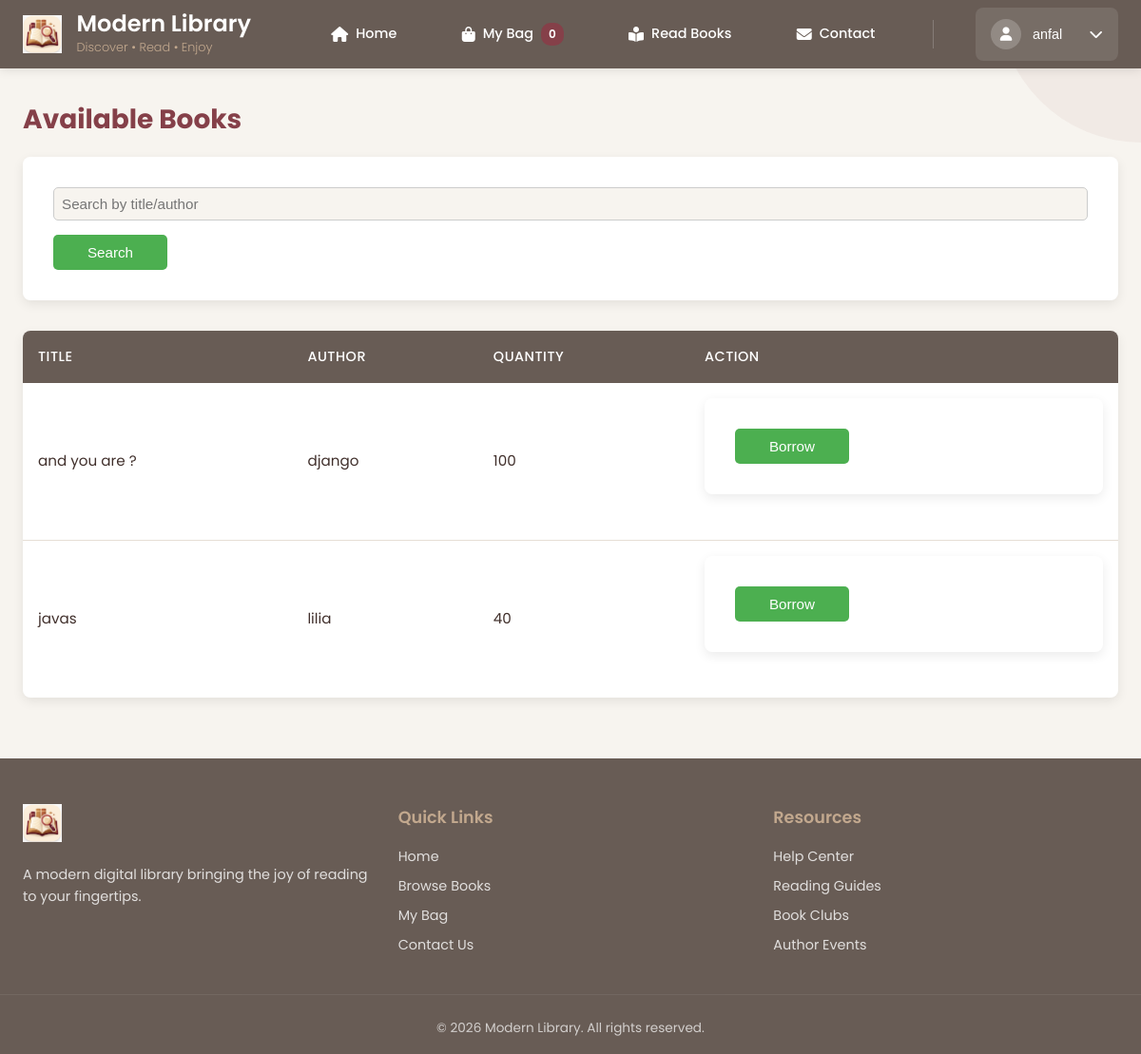
The page /user/books/ (signed in) on the database its author committed.
### library_app/models.py (models this page shows, shortened)
class Book(models.Model):
    title = models.CharField(max_length=200)
    author = models.CharField(max_length=150)
    publication_date = models.DateField(blank=True, null=True)
    quantity = models.PositiveIntegerField(default=0)
    genres = models.ManyToManyField(Genre, related_name="books")
    reviews = models.DecimalField(max_digits=2, decimal_places=1, blank=True, null=True)
    description = models.TextField(blank=True, null=True)
    image = models.ImageField(upload_to="books/", blank=True, null=True)

### library_app/views.py (the view)
# urls.py: path('user/books/', views.user_books_view, name='user_books'),
@login_required
def user_books_view(request):
    factory = APIRequestFactory()
    api_request = factory.get("/user/books/")
    api_request.user = request.user
    response = user_books(api_request)  # call your API function
    return render(request, "library_app/user_books.html", {
        "books": response.data
    })

### library_app/api/user.py (called while the page is built)
@api_view(['GET'])
def user_books(request):
    books = Book.objects.all()
    return Response(BookSerializer(books, many=True).data)

### library_app/templates/library_app/user_books.html (shortened to what this page needs)
{% extends 'library_app/base_user.html' %}
{% block content %}
<h2>Available Books</h2>
<form method="GET" action="{% url 'user_home' %}">
    <input type="text" name="q" placeholder="Search by title/author" value="{{ request.GET.q }}">
    <button type="submit">Search</button>
</form>
<table>
<tr><th>Title</th><th>Author</th><th>Quantity</th><th>Action</th></tr>
{% for book in books %}
<tr>
    <td>{{ book.title }}</td>
    <td>{{ book.author }}</td>
    <td>{{ book.quantity }}</td>
    <td>
        <form method="POST" action="{% url 'user_borrow_book' %}">
            <button {% if book.quantity == 0 %}disabled{% endif %}>Borrow</button>
        </form>
    </td>
</tr>
{% empty %}
<tr><td colspan="4">No books available</td></tr>
{% endfor %}
</table>
{% endblock %}

### library_app/templates/library_app/base_user.html (shortened to what this page needs)
{% load static %}
<!DOCTYPE html>
<html lang="en">
<head>
    <link rel="stylesheet" href="https://cdnjs.cloudflare.com/ajax/libs/font-awesome/6.4.0/css/all.min.css">
    <link rel="stylesheet" href="{% static 'css/user.css' %}">
</head>
<body class="user-body">
    <div class="user-bg-elements">
        <div class="bg-element"></div>
    </div>
    <nav class="user-nav">
        <div class="nav-container">
            <div class="nav-brand">
                <img src="{% static 'logo.png' %}" alt="Library Logo" class="nav-logo">
                <div class="brand-text">
                    <h1 class="brand-title">Modern Library</h1>
                    <p class="brand-tagline">Discover • Read • Enjoy</p>
                </div>
            </div>
            <a href="{% url 'user_home' %}" class="nav-link {% if request.path == '/user/home/' %}active{% endif %}">
    <i class="fas fa-home"></i>
    <span>Home</span>
</a>
<a href="{% url 'user_mybag' %}" class="nav-link {% if 'user_mybag' in request.path %}active{% endif %}">
    <i class="fas fa-shopping-bag"></i>
    <span>My Bag</span>
    <span class="badge" id="bagCount">{{ bag_count|default:"0" }}</span>
</a>
<a href="{% url 'read_books' %}" class="nav-link {% if 'read-books' in request.path %}active{% endif %}">
    <i class="fas fa-book-reader"></i>
    <span>Read Books</span>
</a>
<a href="{% url 'user_contactus' %}" class="nav-link {% if 'user_contactus' in request.path %}active{% endif %}">
    <i class="fas fa-envelope"></i>
    <span>Contact</span>
</a>
                <div class="user-dropdown">
    <button class="user-btn" id="userBtn">
        <div class="user-avatar"><i class="fas fa-user"></i></div>
        <span class="user-name">
            {% if user.first_name %}{{ user.first_name }}{% else %}{{ user.username }}{% endif %}
        </span>
        <i class="fas fa-chevron-down"></i>
    </button>
</div>
        </div>
    </nav>
    <main class="user-main">
        {% block content %}{% endblock %}
    </main>
    <footer class="user-footer">
        <div class="footer-content">
            <div class="footer-section">
                <img src="{% static 'logo.png' %}" alt="Logo" class="footer-logo">
                <p class="footer-description">
                    A modern digital library bringing the joy of reading to your fingertips.
                </p>
            </div>
            <div class="footer-section">
                <h3>Quick Links</h3>
                <a href="{% url 'user_home' %}">Home</a>
                <a href="{% url 'user_home' %}">Browse Books</a>
                <a href="{% url 'user_mybag' %}">My Bag</a>
                <a href="{% url 'user_contactus' %}">Contact Us</a>
            </div>
            <div class="footer-section">
                <h3>Resources</h3>
                <a href="#">Help Center</a>
                <a href="#">Reading Guides</a>
                <a href="#">Book Clubs</a>
                <a href="#">Author Events</a>
            </div>
        </div>
        <div class="footer-bottom">
            <p>&copy; {% now "Y" %} Modern Library. All rights reserved.</p>
        </div>
    </footer>
</body>
</html>

### rows shown on the page
Book: title "and you are ?", author "django"
Book: title "javas", author "lilia"

### other values the page prints
{{ bag_count|default:"0" }} "0"
{{ user.username }} "anfal"
{{ book.quantity }} "100" "40"
